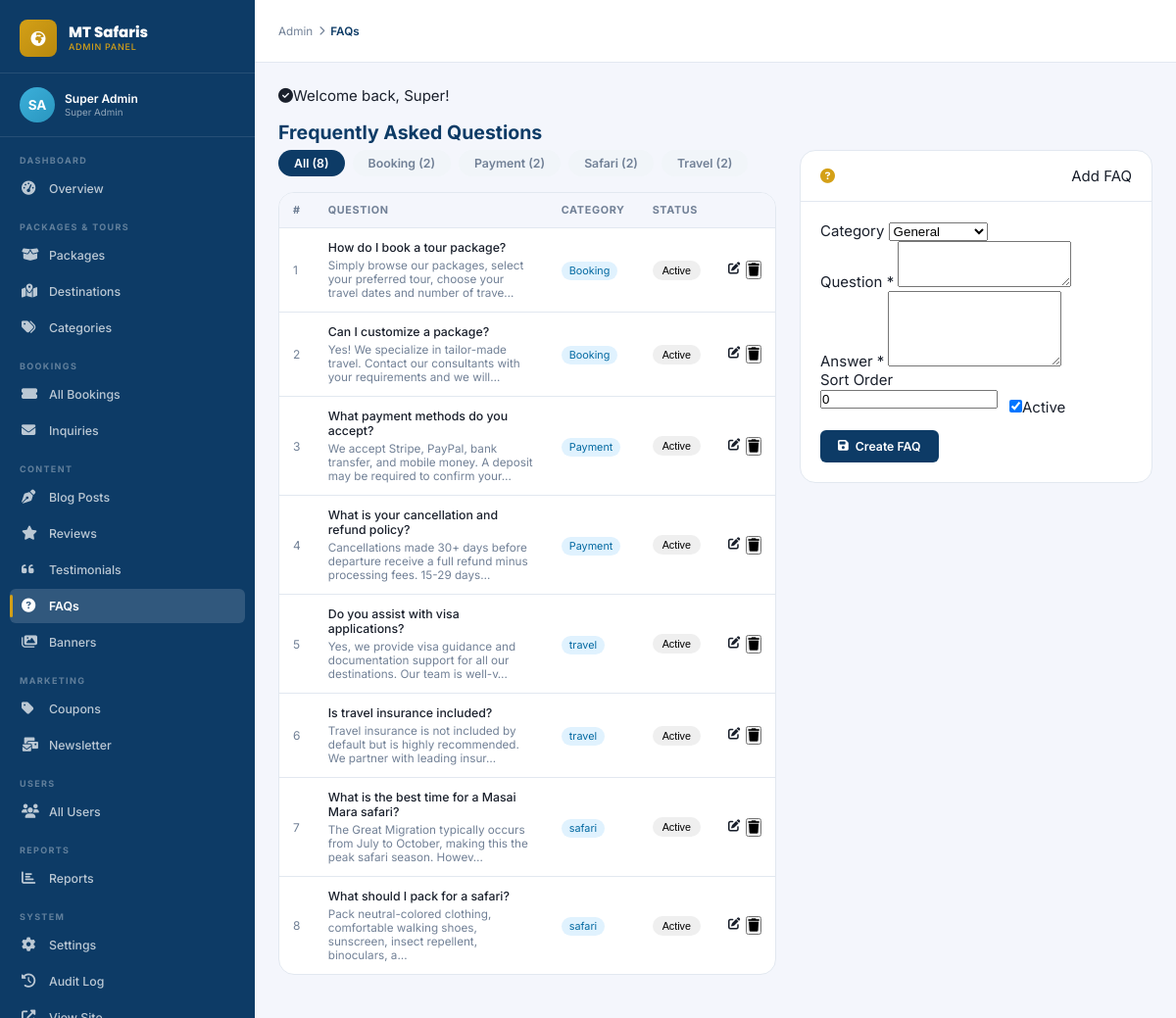
/admin/faqs.php (signed in), run on the app's committed database.
### tables this page shows
CREATE TABLE `users` (
  `id`              INT UNSIGNED AUTO_INCREMENT PRIMARY KEY,
  `uuid`            CHAR(36) NOT NULL UNIQUE DEFAULT (UUID()),
  `first_name`      VARCHAR(100) NOT NULL,
  `last_name`       VARCHAR(100) NOT NULL,
  `email`           VARCHAR(191) NOT NULL UNIQUE,
  `phone`           VARCHAR(30),
  `password_hash`   VARCHAR(255) NOT NULL,
  `role`            ENUM('super_admin','travel_manager','booking_officer','content_editor','finance','customer_support','customer') NOT NULL DEFAULT 'customer',
  `status`          ENUM('active','inactive','suspended','pending') NOT NULL DEFAULT 'pending',
  `avatar`          VARCHAR(500),
  `email_verified`  TINYINT(1) NOT NULL DEFAULT 0,
  `email_verify_token` VARCHAR(100),
  `two_fa_enabled`  TINYINT(1) NOT NULL DEFAULT 0,
  `two_fa_secret`   VARCHAR(100),
  `remember_token`  VARCHAR(100),
  `last_login_at`   DATETIME,
  `last_login_ip`   VARCHAR(50),
  `created_at`      DATETIME NOT NULL DEFAULT CURRENT_TIMESTAMP,
  `updated_at`      DATETIME NOT NULL DEFAULT CURRENT_TIMESTAMP ON UPDATE CURRENT_TIMESTAMP,
  INDEX `idx_email`  (`email`),
  INDEX `idx_role`   (`role`),
  INDEX `idx_status` (`status`)
);

CREATE TABLE `faqs` (
  `id`         INT UNSIGNED AUTO_INCREMENT PRIMARY KEY,
  `category`   VARCHAR(80) NOT NULL DEFAULT 'general',
  `question`   VARCHAR(500) NOT NULL,
  `answer`     TEXT NOT NULL,
  `is_active`  TINYINT(1) NOT NULL DEFAULT 1,
  `sort_order` TINYINT UNSIGNED NOT NULL DEFAULT 0
);

### includes/functions.php (called while the page is built, shortened)
<?php
require_once __DIR__ . '/db.php';
function h(string $str): string {
    return htmlspecialchars($str, ENT_QUOTES | ENT_HTML5, 'UTF-8');
}
function excerpt(string $text, int $length = 160): string {
    $text = strip_tags($text);
    if (mb_strlen($text) <= $length) return $text;
    return mb_substr($text, 0, $length) . '…';
}
function getFlash(): ?array {
    if (isset($_SESSION['flash'])) {
        $flash = $_SESSION['flash'];
        return $flash;
    }
    return null;
}
function url(string $path = ''): string {
    return APP_URL . '/' . ltrim($path, '/');
}
function isActive(string $page): string {
    return (basename($_SERVER['PHP_SELF']) === $page) ? 'active' : '';
}

### includes/db.php (called while the page is built, shortened)
<?php
class DB {
    private static ?PDO $instance = null;
    public static function conn(): PDO {
        if (self::$instance === null) {
            $dsn = sprintf('mysql:host=%s;port=%s;dbname=%s;charset=%s',
                DB_HOST, DB_PORT, DB_NAME, DB_CHARSET);
            $options = [
                PDO::ATTR_ERRMODE            => PDO::ERRMODE_EXCEPTION,
                PDO::ATTR_DEFAULT_FETCH_MODE => PDO::FETCH_ASSOC,
                PDO::ATTR_EMULATE_PREPARES   => false,
                PDO::MYSQL_ATTR_INIT_COMMAND => "SET NAMES " . DB_CHARSET . " COLLATE utf8mb4_unicode_ci",
            ];
            self::$instance = new PDO($dsn, DB_USER, DB_PASS, $options);
        }
        return self::$instance;
    }
    public static function query(string $sql, array $params = []): PDOStatement {
        $stmt = self::conn()->prepare($sql);
        $stmt->execute($params);
        return $stmt;
    }
    public static function row(string $sql, array $params = []): ?array {
        $result = self::query($sql, $params)->fetch();
        return $result ?: null;
    }
    public static function rows(string $sql, array $params = []): array {
        return self::query($sql, $params)->fetchAll();
    }
    public static function value(string $sql, array $params = []): mixed {
        return self::query($sql, $params)->fetchColumn();
    }
}

### includes/auth.php (called while the page is built, shortened)
<?php
require_once __DIR__ . '/db.php';
require_once __DIR__ . '/functions.php';
function currentUser(): ?array {
    static $user = null;
    if ($user === null) {
        $user = DB::row("SELECT id, uuid, first_name, last_name, email, phone, role, status, avatar
                         FROM users WHERE id = ? AND status = 'active'", [$_SESSION['user_id']]);
    }
    return $user;
}
function isLoggedIn(): bool {
    return currentUser() !== null;
}
function isAdmin(): bool {
    $user = currentUser();
    return $user && in_array($user['role'], ADMIN_ROLES);
}
function checkRememberToken(): void {
    if (isLoggedIn() || !isset($_COOKIE['remember_token'])) return;
}
checkRememberToken();

### admin/faqs.php (the view, shortened to what this page needs)
<?php
require_once dirname(__DIR__) . '/includes/auth.php';
require_once dirname(__DIR__) . '/includes/functions.php';
$editId  = (int)($_GET['edit'] ?? 0);
$editing = $editId ? DB::row("SELECT * FROM faqs WHERE id=?", [$editId]) : null;
$filterCat = $_GET['category'] ?? '';
$where  = ['1=1'];
$params = [];
$faqs = DB::rows("SELECT * FROM faqs WHERE " . implode(' AND ', $where) . " ORDER BY sort_order ASC, id ASC", $params);
$categories = DB::rows("SELECT DISTINCT category FROM faqs ORDER BY category");
$faqCategories = ['general'=>'General','booking'=>'Booking','payment'=>'Payment','safety'=>'Safety','visa'=>'Visa & Travel','corporate'=>'Corporate'];
?>
<!DOCTYPE html>
<html lang="en">
<head>
  <link rel="stylesheet" href="https://cdnjs.cloudflare.com/ajax/libs/font-awesome/6.5.1/css/all.min.css">
  <link rel="stylesheet" href="<?= url('assets/css/admin.css') ?>">
</head>
<body>
<?php require_once 'includes/sidebar.php'; ?>
<div class="admin-main">
  <header class="admin-header">
    <div class="admin-header-left">
      <div class="breadcrumb-admin">Admin <i class="fas fa-chevron-right" style="font-size:.65rem"></i> <span>FAQs</span></div>
    </div>
  </header>
  <div class="admin-content">
    <?php $flash = getFlash(); if ($flash): ?><div class="flash-msg flash-<?= h($flash['type']) ?>" style="margin-bottom:16px"><i class="fas fa-check-circle"></i><span><?= h($flash['message']) ?></span></div><?php endif; ?>
    <div class="admin-page-title">Frequently Asked Questions</div>
    <div style="display:grid;grid-template-columns:1fr 360px;gap:24px;align-items:start">
      <div>
        <div style="display:flex;gap:8px;margin-bottom:16px;flex-wrap:wrap">
          <a href="<?= url('admin/faqs.php') ?>" style="padding:6px 16px;border-radius:20px;text-decoration:none;font-size:.82rem;font-weight:600;background:<?= !$filterCat?'var(--clr-primary)':'#f1f5f9' ?>;color:<?= !$filterCat?'#fff':'var(--clr-muted)' ?>">All (<?= count($faqs) ?>)</a>
          <?php foreach ($categories as $c): $count = DB::value("SELECT COUNT(*) FROM faqs WHERE category=?", [$c['category']]); ?>
          <a href="?category=<?= h($c['category']) ?>" style="padding:6px 16px;border-radius:20px;text-decoration:none;font-size:.82rem;font-weight:600;background:<?= $filterCat===$c['category']?'var(--clr-primary)':'#f1f5f9' ?>;color:<?= $filterCat===$c['category']?'#fff':'var(--clr-muted)' ?>">
            <?= h($faqCategories[$c['category']] ?? ucfirst($c['category'])) ?> (<?= $count ?>)
          </a>
          <?php endforeach; ?>
        </div>
        <div class="admin-card">
          <div class="admin-card-body" style="padding:0">
            <table class="admin-table">
              <thead><tr><th>#</th><th>Question</th><th>Category</th><th>Status</th><th></th></tr></thead>
              <tbody>
                <?php if ($faqs): foreach ($faqs as $faq): ?>
                <tr>
                  <td style="color:var(--clr-muted);font-size:.8rem"><?= $faq['sort_order'] ?></td>
                  <td>
                    <div style="font-weight:500;margin-bottom:4px"><?= h(excerpt($faq['question'], 90)) ?></div>
                    <div style="font-size:.78rem;color:var(--clr-muted)"><?= h(excerpt($faq['answer'], 100)) ?></div>
                  </td>
                  <td><span style="background:#e0f2fe;color:#0369a1;padding:3px 8px;border-radius:20px;font-size:.72rem"><?= h($faqCategories[$faq['category']] ?? $faq['category']) ?></span></td>
                  <td>
                    <form method="POST" style="display:inline"><?= csrfField() ?><input type="hidden" name="id" value="<?= $faq['id'] ?>">
                      <button type="submit" name="toggle" class="badge <?= $faq['is_active']?'badge-success':'badge-danger' ?>" style="border:none;cursor:pointer;padding:4px 10px;border-radius:20px;font-size:.72rem"><?= $faq['is_active']?'Active':'Hidden' ?></button>
                    </form>
                  </td>
                  <td>
                    <div style="display:flex;gap:6px">
                      <a href="<?= url('admin/faqs.php?edit='.$faq['id']) ?>" class="btn-icon-admin"><i class="fas fa-edit"></i></a>
                      <form method="POST" style="display:inline" onsubmit="return confirm('Delete?')"><?= csrfField() ?><input type="hidden" name="id" value="<?= $faq['id'] ?>">
                        <button type="submit" name="delete" class="btn-icon-admin btn-icon-danger"><i class="fas fa-trash"></i></button>
                      </form>
                    </div>
                  </td>
                </tr>
                <?php endforeach; else: ?>
                <tr><td colspan="5" style="text-align:center;padding:40px;color:var(--clr-muted)">No FAQs found.</td></tr>
                <?php endif; ?>
              </tbody>
            </table>
          </div>
        </div>
      </div>
      <div class="admin-card">
        <div class="admin-card-header"><i class="fas fa-question-circle" style="color:var(--clr-gold)"></i> <?= $editing?'Edit FAQ':'Add FAQ' ?></div>
        <div class="admin-card-body">
          <form method="POST">
            <div class="form-group">
              <label class="form-label">Category</label>
              <select name="category" class="form-control">
                <?php foreach ($faqCategories as $k=>$v): ?>
                <option value="<?= $k ?>" <?= ($editing['category']??'general')===$k?'selected':'' ?>><?= $v ?></option>
                <?php endforeach; ?>
              </select>
            </div>
            <div class="form-group">
              <label class="form-label">Question <span class="text-danger">*</span></label>
              <textarea name="question" class="form-control" rows="3" required><?= h($editing['question']??'') ?></textarea>
            </div>
            <div class="form-group">
              <label class="form-label">Answer <span class="text-danger">*</span></label>
              <textarea name="answer" class="form-control" rows="5" required><?= h($editing['answer']??'') ?></textarea>
            </div>
            <div style="display:grid;grid-template-columns:1fr 1fr;gap:12px;margin-bottom:14px">
              <div class="form-group">
                <label class="form-label">Sort Order</label>
                <input type="number" name="sort_order" value="<?= (int)($editing['sort_order']??0) ?>" class="form-control" min="0">
              </div>
              <div class="form-group" style="padding-top:28px">
                <label class="admin-toggle"><input type="checkbox" name="is_active" <?= ($editing['is_active']??1)?'checked':'' ?>><span class="admin-toggle-slider"></span><span>Active</span></label>
              </div>
            </div>
            <button type="submit" name="save" class="btn-admin btn-admin-primary btn-block">
              <i class="fas fa-save"></i> <?= $editing?'Update':'Create' ?> FAQ
            </button>
          </form>
        </div>
      </div>
    </div>
  </div>
</div>
</body>
</html>

### admin/includes/sidebar.php (shortened to what this page needs)
<?php $adminUser = currentUser(); ?>
<aside class="admin-sidebar" id="adminSidebar">
  <div class="sidebar-brand">
    <div class="sidebar-brand-icon"><i class="fas fa-globe-africa"></i></div>
    <div>
      <div class="sidebar-brand-text">MT Safaris</div>
      <span class="sidebar-brand-sub">Admin Panel</span>
    </div>
  </div>
  <div class="sidebar-user">
    <div class="sidebar-user-avatar"><?= strtoupper(substr($adminUser['first_name'],0,1).substr($adminUser['last_name'],0,1)) ?></div>
    <div>
      <div class="sidebar-user-name"><?= h($adminUser['first_name'].' '.$adminUser['last_name']) ?></div>
      <div class="sidebar-user-role"><?= h(ROLES[$adminUser['role']]??$adminUser['role']) ?></div>
    </div>
  </div>
  <nav class="sidebar-nav">
    <div class="nav-section">Dashboard</div>
    <a href="<?= url('admin/') ?>" <?= basename($_SERVER['PHP_SELF'])==='index.php'&&dirname($_SERVER['PHP_SELF'])==='/admin'?'class="active"':'' ?>>
      <i class="fas fa-tachometer-alt"></i> Overview
    </a>
    <div class="nav-section">Packages & Tours</div>
    <a href="<?= url('admin/packages.php') ?>" <?= isActive('packages.php') === 'active' ? 'class="active"' : '' ?>>
      <i class="fas fa-box-open"></i> Packages
    </a>
    <a href="<?= url('admin/destinations.php') ?>" <?= isActive('destinations.php') === 'active' ? 'class="active"' : '' ?>>
      <i class="fas fa-map-marked-alt"></i> Destinations
    </a>
    <a href="<?= url('admin/categories.php') ?>" <?= isActive('categories.php') === 'active' ? 'class="active"' : '' ?>>
      <i class="fas fa-tags"></i> Categories
    </a>
    <div class="nav-section">Bookings</div>
    <a href="<?= url('admin/bookings.php') ?>" <?= isActive('bookings.php') === 'active' ? 'class="active"' : '' ?>>
      <i class="fas fa-ticket-alt"></i> All Bookings
    </a>
    <a href="<?= url('admin/inquiries.php') ?>" <?= isActive('inquiries.php') === 'active' ? 'class="active"' : '' ?>>
      <i class="fas fa-envelope"></i> Inquiries
    </a>
    <div class="nav-section">Content</div>
    <a href="<?= url('admin/blog.php') ?>" <?= isActive('blog.php') === 'active' ? 'class="active"' : '' ?>>
      <i class="fas fa-pen-nib"></i> Blog Posts
    </a>
    <a href="<?= url('admin/reviews.php') ?>" <?= isActive('reviews.php') === 'active' ? 'class="active"' : '' ?>>
      <i class="fas fa-star"></i> Reviews
    </a>
    <a href="<?= url('admin/testimonials.php') ?>" <?= isActive('testimonials.php') === 'active' ? 'class="active"' : '' ?>>
      <i class="fas fa-quote-left"></i> Testimonials
    </a>
    <a href="<?= url('admin/faqs.php') ?>" <?= isActive('faqs.php') === 'active' ? 'class="active"' : '' ?>>
      <i class="fas fa-question-circle"></i> FAQs
    </a>
    <a href="<?= url('admin/banners.php') ?>" <?= isActive('banners.php') === 'active' ? 'class="active"' : '' ?>>
      <i class="fas fa-images"></i> Banners
    </a>
    <div class="nav-section">Marketing</div>
    <a href="<?= url('admin/coupons.php') ?>" <?= isActive('coupons.php') === 'active' ? 'class="active"' : '' ?>>
      <i class="fas fa-tag"></i> Coupons
    </a>
    <a href="<?= url('admin/newsletter.php') ?>" <?= isActive('newsletter.php') === 'active' ? 'class="active"' : '' ?>>
      <i class="fas fa-mail-bulk"></i> Newsletter
    </a>
    <div class="nav-section">Users</div>
    <a href="<?= url('admin/users.php') ?>" <?= isActive('users.php') === 'active' ? 'class="active"' : '' ?>>
      <i class="fas fa-users"></i> All Users
    </a>
    <div class="nav-section">Reports</div>
    <a href="<?= url('admin/reports.php') ?>" <?= isActive('reports.php') === 'active' ? 'class="active"' : '' ?>>
      <i class="fas fa-chart-bar"></i> Reports
    </a>
    <div class="nav-section">System</div>
    <a href="<?= url('admin/settings.php') ?>" <?= isActive('settings.php') === 'active' ? 'class="active"' : '' ?>>
      <i class="fas fa-cog"></i> Settings
    </a>
    <a href="<?= url('admin/audit-log.php') ?>"><i class="fas fa-history"></i> Audit Log</a>
    <a href="<?= url() ?>" target="_blank"><i class="fas fa-external-link-alt"></i> View Site</a>
  </nav>
</aside>

### data on the page
users: first_name+last_name "SA", first_name+last_name "Super Admin", role "Super Admin"
faqs: sort_order "1", question "How do I book a tour package?", answer "Simply browse our packages, select your preferred tour, choose your travel dates and number of trave…", category "Booking", is_active "Active"
faqs: sort_order "2", question "Can I customize a package?", answer "Yes! We specialize in tailor-made travel. Contact our consultants with your requirements and we will…", category "Booking", is_active "Active"
faqs: sort_order "3", question "What payment methods do you accept?", answer "We accept Stripe, PayPal, bank transfer, and mobile money. A deposit may be required to confirm your…", category "Payment", is_active "Active"
faqs: sort_order "4", question "What is your cancellation and refund policy?", answer "Cancellations made 30+ days before departure receive a full refund minus processing fees. 15-29 days…", category "Payment", is_active "Active"
faqs: sort_order "5", question "Do you assist with visa applications?", answer "Yes, we provide visa guidance and documentation support for all our destinations. Our team is well-v…", category "travel", is_active "Active"
faqs: sort_order "6", question "Is travel insurance included?", answer "Travel insurance is not included by default but is highly recommended. We partner with leading insur…", category "travel", is_active "Active"
faqs: sort_order "7", question "What is the best time for a Masai Mara safari?", answer "The Great Migration typically occurs from July to October, making this the peak safari season. Howev…", category "safari", is_active "Active"
faqs: sort_order "8", question "What should I pack for a safari?", answer "Pack neutral-colored clothing, comfortable walking shoes, sunscreen, insect repellent, binoculars, a…", category "safari", is_active "Active"

### other printed values
$flash['message'] "Welcome back, Super!"
count($faqs) "8"
$faqCategories[$c['category']] "Booking"
$count "2"
$faqCategories[$c['category']] "Payment"
$faqCategories[$c['category']] "Safari"
$faqCategories[$c['category']] "Travel"
form field category "General"
